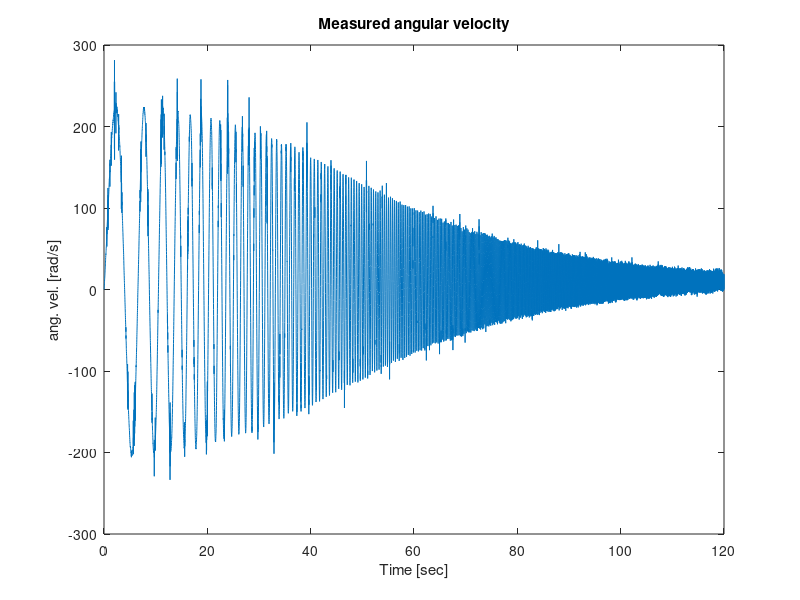
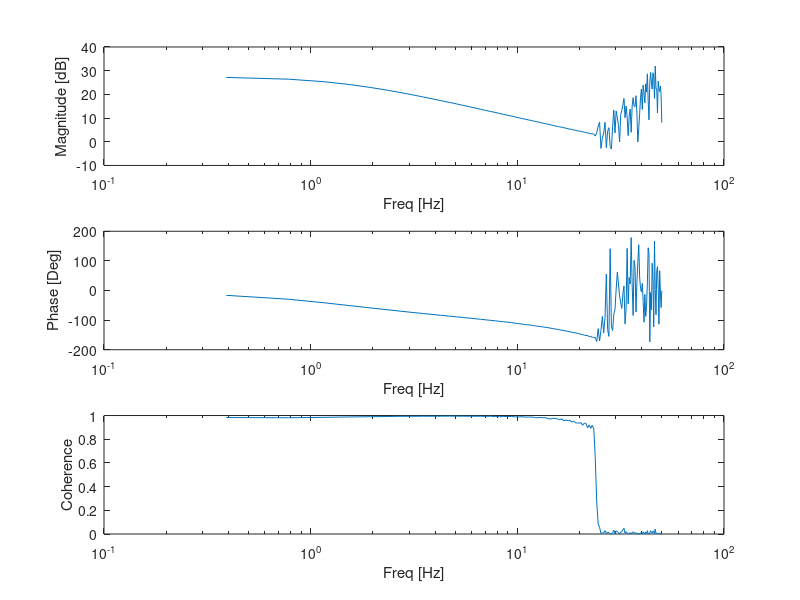
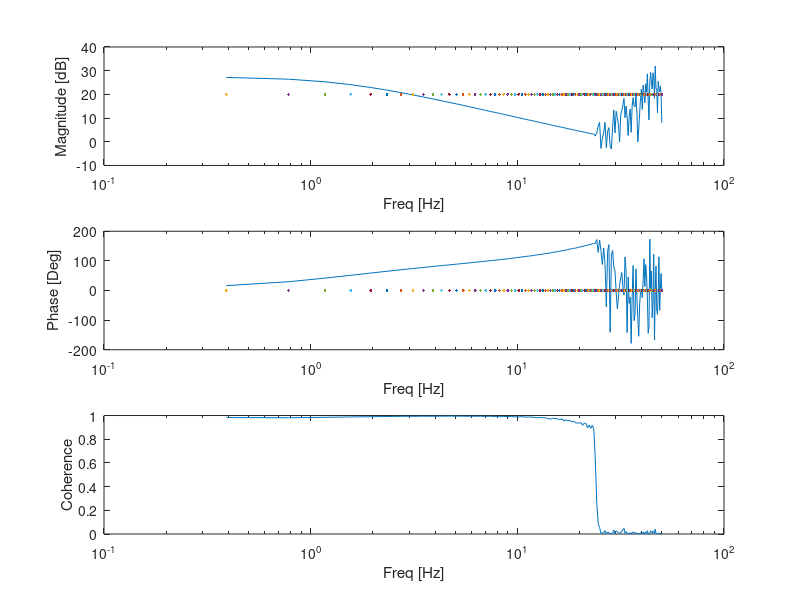

MATLAB code for these plots, in order:
% #3
load('Qube_OpenLoop_HW8')
time = OL_Data(:,1);
t = time;
sampling_frequency = t(2);
fs = 1/sampling_frequency; %hz
input_motor_command = OL_Data(:,2);
u = input_motor_command;
angular_velocity = OL_Data(:,4);
vel = angular_velocity;
figure(1)
plot(time, vel)
title('Measured angular velocity')
xlabel('Time [sec]')
ylabel('ang. vel. [rad/s]')
input = u;
output = vel;
Tfinal = time(end); %seconds
% Doesn't work currently.
Y = fft(output); % FFT of OUTPUT data
X = fft(input); % FFT of INPUT data
Y = Y(1:round(end/2)); % Only 1st half is unique per Nyquist sampling
X = X(1:round(end/2));
f = fs*(1:length(time))/length(time); % Frequency vector, Hz
f = f(1:round(end/2)); % Grabs only the first half, as this is all that is valid
Gyy = 1/(fs*length(input))*abs(Y).^2; % output PSD estimate
Gyy(2:end-1) = Gyy(2:end-1)*2;
Gxx = 1/(fs*length(input))*abs(X).^2; % input PSD estimate
Gxx(2:end-1) = Gxx(2:end-1)*2;
Gxy = 1/(fs*length(input))*conj(X).*Y; % Cross PSD
Gxy(2:end-1) = Gxy(2:end-1)*2;
%
% coherence = abs(Gxy).^2./((Gxx).*(Gyy)); % Coherence estimate
[matlab_coherence, ff] = mscohere(input,output,[],[],[],fs);
gxx = pwelch(input);
gyy = pwelch(output);
gxy = cpsd(input, output);
H2 = gxy./gxx;
H2db = 20*log10(H2);
phase2 = angle(H2)*180/3.14;
H = Gxy./Gxx; % Transfer Function estimate
HdB = 20*log10(H); % Converting to dB format
phase = angle(H)*180/3.14; % Phase lag in Degrees
figure(3)
ax1 = subplot(3,1,1);
semilogx(ff, real(H2db))
xlabel('Freq [Hz]')
ylabel('Magnitude [dB]')
ax2 = subplot(3,1,2);
semilogx(ff, phase2)
xlabel('Freq [Hz]')
ylabel('Phase [Deg]')
ax3 = subplot(3,1,3);
semilogx(ff,matlab_coherence)
xlabel('Freq [Hz]')
ylabel('Coherence')
linkaxes([ax1, ax2, ax3], 'x')
%% Combined Bode Plotter %%
ffRAD = ff*2*3.14; % Convert to rad/s

K = 10; % Use System Identification Toolbox to get the transfer function
tau = 0.1; % This is just a filler so the script will run
tf3 = tf(K, [tau 1]); 

[mag, ph, w] = bode(tf3, ffRAD);
mag = squeeze(mag(1,1,:));
ph = squeeze(ph(1,1,:));
magDB = 20*log10(mag);
%wHZ = w*180/3.14;
figure(4)
ax1 = subplot(3,1,1);
semilogx(ff, real(H2db), ff, magDB)
xlabel('Freq [Hz]')
ylabel('Magnitude [dB]')
ax2 = subplot(3,1,2);
semilogx(ff, -phase2, ff, ph)%-360)
xlabel('Freq [Hz]')
ylabel('Phase [Deg]')
ax3 = subplot(3,1,3);
semilogx(ff,matlab_coherence)
xlabel('Freq [Hz]')
ylabel('Coherence')
linkaxes([ax1, ax2, ax3], 'x')